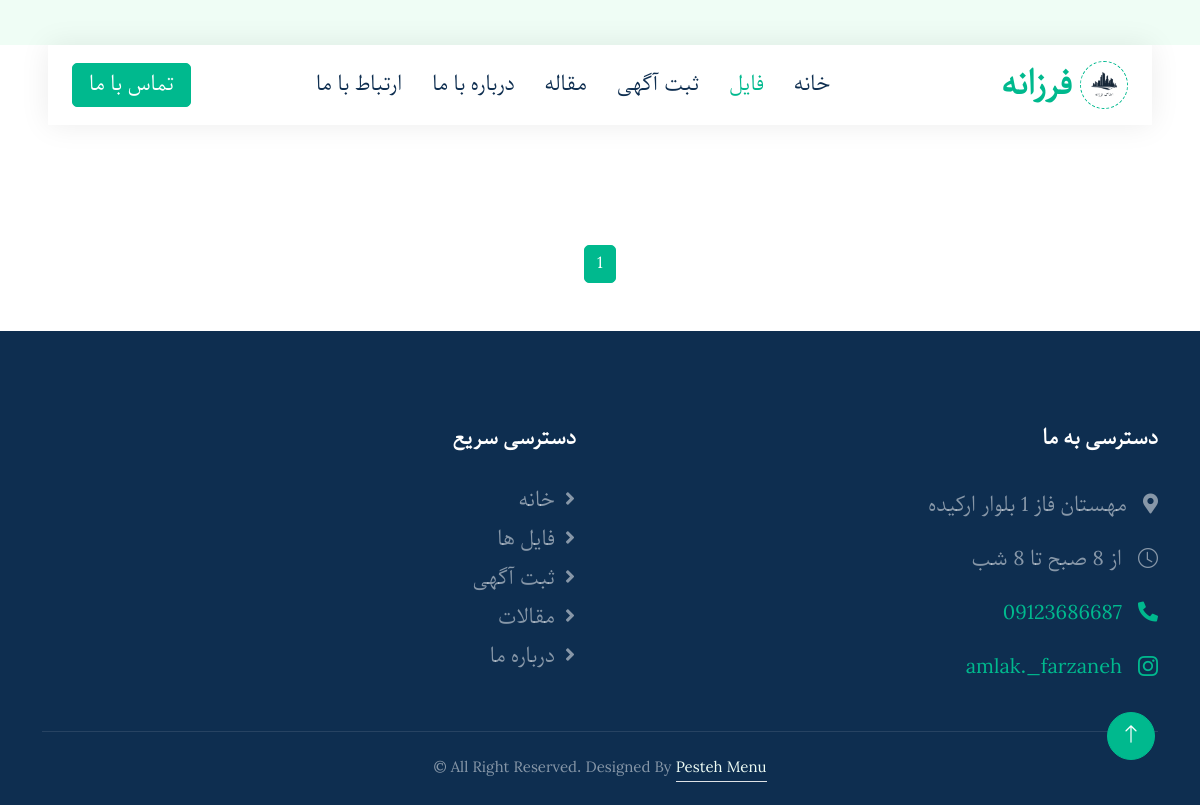
Screenshot of /category/sale with the database file from the repository.
### Home/models.py (models this page shows, shortened)
class Header(models.Model):
    site_name = models.CharField(max_length=200, verbose_name='نام سایت')
    site_logo = models.ImageField(upload_to='logo/', verbose_name='عکس')
    is_main = models.BooleanField(default=True)
    class Meta:
        verbose_name = 'نام سایت'
        verbose_name_plural = 'نام سایت'

class Footer(models.Model):
    address = models.CharField(max_length=128, verbose_name='آدرس')
    work_time = models.CharField(max_length=128, verbose_name='تایم کاری')
    instagram = models.CharField(max_length=48, verbose_name='اینستاگرام')
    phone = models.CharField(max_length=19, verbose_name='شماره ')
    is_main = models.BooleanField(default=True)
    class Meta:
        verbose_name = 'دسترسی به ما'
        verbose_name_plural = 'دسترسی به ما'

### property/views.py (the view)
# urls.py: path('category/<str:url_slug>', EstateListView.as_view(), name='Estate_by_category_list'),
class EstateListView(ListView):
    model = Estate
    template_name = 'property/property-list.html'
    context_object_name = 'estates'
    ordering = ('id',)
    paginate_by = 12
    def get_context_data(self, *args, **kwargs):
        context = super(EstateListView, self).get_context_data(*args, **kwargs)
        context['header'] = Header.objects.filter(is_main=True).first()
        context['footer'] = Footer.objects.filter(is_main=True).first()
        return context
    def get_queryset(self):
        query = super(EstateListView, self).get_queryset()
        query = query.all()
        category_name = self.kwargs.get('url_slug')
        if category_name is not None:
            query = query.filter(category__url_slug=category_name)
        return query

### property/templates/property/property-list.html (shortened to what this page needs)
{% load static %}
{% load thumbnail %}
<!DOCTYPE html>
<html lang="fa-IR" dir="rtl">
<head>
    <link href="{% static 'font/all.min.css' %}" rel="stylesheet">
    <link href="{% static 'css/bootstrap-icons.css' %}" rel="stylesheet">
    <link href="{% static 'lib/animate/animate.min.css' %}" rel="stylesheet">
    <link href="{% static 'lib/owlcarousel/assets/owl.carousel.min.css' %}" rel="stylesheet">
    <link href="{% static 'css/bootstrap.min.css' %}" rel="stylesheet">
    <link href="{% static 'css/style.css' %}" rel="stylesheet">
</head>
<body>
<div class="container-xxl bg-white p-0">
    <div class="container-fluid nav-bar bg-transparent">
        <nav class="navbar navbar-expand-lg bg-white navbar-light py-0 px-4">
            <a href="{% url 'home_page' %}" class="navbar-brand d-flex align-items-center text-center">
                <div class="icon p-2 ms-2">
                    <img class="img-fluid" src="{{ header.site_logo.url }}" alt="Icon"
                         style="width: 30px; height: 30px;">
                </div>
                <strong class="m-0 fs-2 text-primary">{{ header.site_name }}</strong>
            </a>
            <div class="collapse navbar-collapse" id="navbarCollapse">
                <div class="navbar-nav mx-auto">
                    <a href="{% url 'home_page' %}" class="nav-item fs-5 nav-link">خانه</a>
                    <a href="#property-list" class="nav-item fs-5 nav-link active">فایل</a>
                    <a href="{% url 'add_phone_number' %}" class="nav-item fs-5 nav-link">ثبت آگهی</a>
                    <a href="{% url 'article_page' %}" class="nav-item fs-5 nav-link">مقاله</a>
                    <a href="{% url 'home_page' %}#about" class="nav-item fs-5 nav-link">درباره با ما</a>
                    <a href="#contact-us" class="nav-item fs-5 nav-link">ارتباط با ما</a>
                </div>
                <a href="tel:{{ footer.phone }}" class="btn btn-primary px-3 d-flex fs-5 d-none d-lg-flex">تماس با
                    ما</a>
            </div>
        </nav>
    </div>
    <div class="container-xxl py-5" id="property-list">
        <div class="container">
            <div class="row g-0 gx-5 align-items-end" dir="ltr">
                <div class="col-lg-12">
                </div>
            </div>
        </div>
    </div>
    <div>
        <nav aria-label="pagination navigation pt-3">
            <ul class="pagination justify-content-center" dir="ltr">
                {% for pageNumber in paginator.page_range %}
                    <li class="page-item{% if page_obj.number == pageNumber %} active {% endif %}">
                        <a class="page-link" href="?page={{ pageNumber }}#articles">
                            {{ pageNumber }}
                        </a>
                    </li>
                {% endfor %}
            </ul>
        </nav>
    </div>
    <div class="container-fluid bg-dark text-white-50 footer pt-5 mt-5 wow fadeIn" id="contact-us"
         data-wow-delay="0.1s">
        <div class="container py-5">
            <div class="row g-5">
                <div class="col-md-6">
                    <h5 class="text-white mb-4">دسترسی به ما</h5>
                    <p class="mb-2 pt-3 fs-5"><i class="fa fa-map-marker-alt fs-5 ms-3"></i>{{ footer.address }}</p>
                    <p class="mb-2 pt-3 fs-5"><i class="bi bi-clock fs-5 ms-3"></i>{{ footer.work_time }}</p>
                    <a href="tel:09123456789" target="_blank" class="mb-2 d-block fs-5 py-3"><i
                            class="fa fa-phone-alt fs-5 ms-3"></i>{{ footer.phone }}</a>
                    <a href="https://www.instagram.com/{{ footer.instagram }}" target="_blank" class="mb-2 fs-5"><i
                            class="bi bi-instagram ms-3 fs-5"></i>{{ footer.instagram }}
                    </a>
                </div>
                <div class="col-md-6">
                    <h5 class="text-white mb-4">دسترسی سریع</h5>
                    <a class="btn btn-link text-white-50 text-end fs-5 pt-2" href="{% url 'home_page' %}">خانه</a>
                    <a class="btn btn-link text-white-50 text-end fs-5" href="{% url 'home_page' %}#property-list">فایل
                        ها</a>
                    <a class="btn btn-link text-white-50 text-end fs-5" href="{% url 'add_phone_number' %}">ثبت آگهی</a>
                    <a class="btn btn-link text-white-50 text-end fs-5" href="{% url 'article_page' %}">مقالات</a>
                    <a class="btn btn-link text-white-50 text-end fs-5" href="{% url 'home_page' %}#about">درباره ما</a>
                </div>
            </div>
        </div>
        <div class="container">
            <div class="copyright">
                <div class="row">
                    <div class="col-12 text-center mb-3 mb-md-0">
                        All Right Reserved.
                        Designed By <a class="border-bottom" href="https://pestehmenu.ir/">Pesteh Menu</a> &copy;
                    </div>
                </div>
            </div>
        </div>
    </div>
    <a href="#" class="btn btn-lg btn-primary btn-lg-square back-to-top"><i class="bi bi-arrow-up"></i></a>
</div>
</body>
</html>

### static/css/style.css (style rules this page uses)
:root { --primary: #00B98E; --secondary: #FF6922; --light: #EFFDF5; --dark: #0E2E50; }
html, body { scroll-behavior: smooth !important; font-family: pari, sans-serif !important; }
.back-to-top { position: fixed; display: none; right: 45px; bottom: 45px; z-index: 99; }
.btn { transition: .5s; }
.btn.btn-primary, .btn.btn-secondary { color: #FFFFFF; }
.btn-lg-square { width: 48px; height: 48px; }
.btn-square, .btn-sm-square, .btn-lg-square { padding: 0; display: flex; align-items: center; justify-content: center; font-weight: normal; border-radius: 50px; }
.nav-bar { position: relative; margin-top: 45px; padding: 0 3rem; transition: .5s; z-index: 9999; }
.navbar { box-shadow: 0 0 30px rgba(0, 0, 0, .08); }
.navbar-light .navbar-nav .nav-link { margin-right: 30px; padding: 25px 0; color: #FFFFFF; font-size: 15px; text-transform: uppercase; outline: none; }
.navbar-light .navbar-nav .nav-link:hover, .navbar-light .navbar-nav .nav-link.active { color: var(--primary); }
.navbar-light .navbar-brand { height: 75px; }
.navbar-light .navbar-nav .nav-link { color: var(--dark); font-weight: 500; }
.icon { padding: 15px; display: inline-flex; align-items: center; justify-content: center; background: #FFFFFF !important; border-radius: 50px; border: 1px dashed var(--primary) !important; }
.footer .btn.btn-link { display: block; margin-bottom: 5px; padding: 0; text-align: left; font-size: 15px; font-weight: normal; text-transform: capitalize; transition: .3s; }
.footer .btn.btn-link::before { position: relative; content: "\f105"; font-family: "Font Awesome 5 Free"; font-weight: 900; margin-left: 10px; }
.footer .copyright { padding: 25px 0; font-size: 15px; border-top: 1px solid rgba(256, 256, 256, .1); }
.footer .copyright a { color: var(--light); }

### rows the page displays
Header: site_logo (picture), site_name "فرزانه"
Footer: address "مهستان فاز 1 بلوار ارکیده", work_time "از 8 صبح تا 8 شب", phone "09123686687", instagram "amlak._farzaneh"

### other values shown
{{ pageNumber }} "1"
